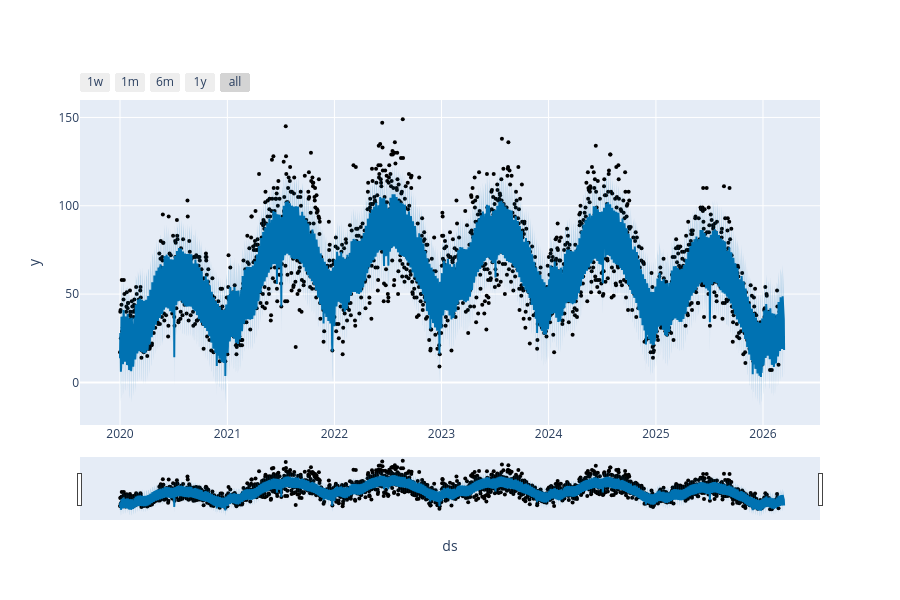
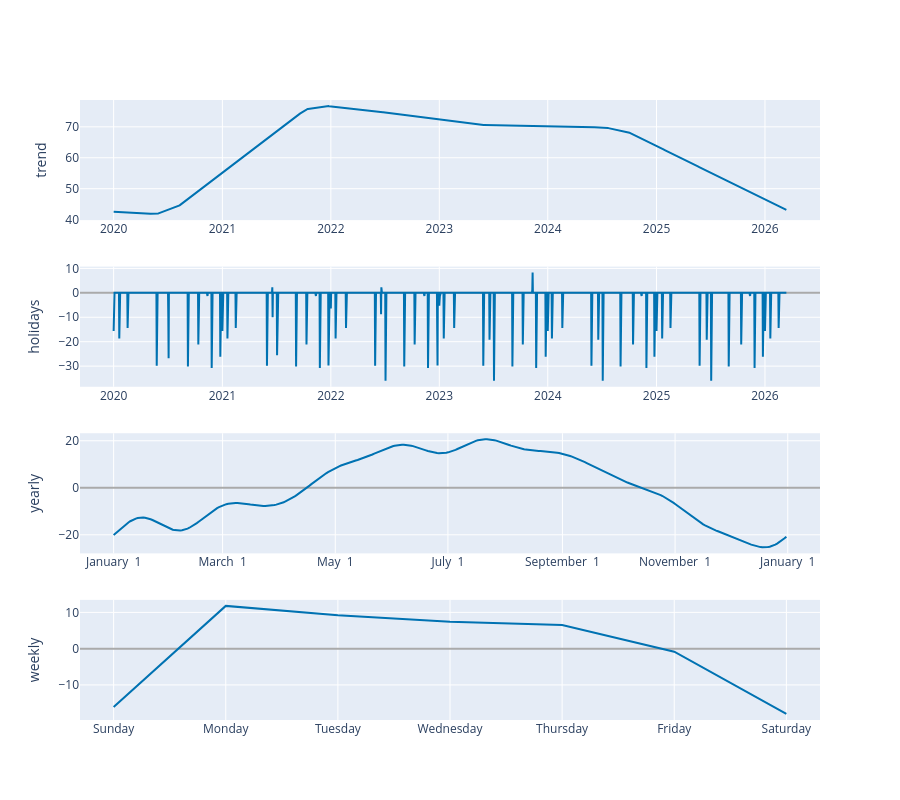

The code cell stored with these charts, in order, in its notebook:
### Markdown cell above
## Plots and Evaluation of the Model

### Code cell
fig1 = plot_plotly(m, forecast)
fig1.show()

fig2 = plot_components_plotly(m, forecast)
fig2.show()

### Figure 1 — Plotly figure (JSON) as saved in the notebook; plotly's stock layout.template omitted (floating-point values rounded to 4 significant figures; data arrays with more than 128 entries replaced by an {"elided": "..."} marker saying what was removed)
{"data": [{"marker": {"color": "black", "size": 4}, "mode": "markers", "name": "Actual", "type": "scatter", "x": {"elided": "2251 str values"}, "y": {"elided": "2251 int values"}}, {"hoverinfo": "skip", "line": {"width": 0}, "mode": "lines", "type": "scatter", "x": {"elided": "2265 str values"}, "y": {"elided": "2265 float values"}}, {"fill": "tonexty", "fillcolor": "rgba(0, 114, 178, 0.2)", "line": {"color": "#0072B2", "width": 2}, "mode": "lines", "name": "Predicted", "type": "scatter", "x": {"elided": "2265 str values"}, "y": {"elided": "2265 float values"}}, {"fill": "tonexty", "fillcolor": "rgba(0, 114, 178, 0.2)", "hoverinfo": "skip", "line": {"width": 0}, "mode": "lines", "type": "scatter", "x": {"elided": "2265 str values"}, "y": {"elided": "2265 float values"}}], "layout": {"height": 600, "showlegend": false, "width": 900, "xaxis": {"rangeselector": {"buttons": [{"count": 7, "label": "1w", "step": "day", "stepmode": "backward"}, {"count": 1, "label": "1m", "step": "month", "stepmode": "backward"}, {"count": 6, "label": "6m", "step": "month", "stepmode": "backward"}, {"count": 1, "label": "1y", "step": "year", "stepmode": "backward"}, {"step": "all"}]}, "rangeslider": {"visible": true}, "title": {"text": "ds"}, "type": "date"}, "yaxis": {"title": {"text": "y"}}}}

### Figure 2 — Plotly figure (JSON) as saved in the notebook; plotly's stock layout.template omitted (floating-point values rounded to 4 significant figures; data arrays with more than 128 entries replaced by an {"elided": "..."} marker saying what was removed)
{"data": [{"line": {"color": "#0072B2", "width": 2}, "mode": "lines", "name": "trend", "type": "scatter", "x": {"elided": "2265 str values"}, "xaxis": "x", "y": {"elided": "2265 float values"}, "yaxis": "y"}, {"line": {"color": "#0072B2", "width": 2}, "mode": "lines", "name": "holidays", "text": {"elided": "2265 str values"}, "type": "scatter", "x": {"elided": "2265 str values"}, "xaxis": "x2", "y": {"elided": "2265 float values"}, "yaxis": "y2"}, {"line": {"color": "#0072B2", "width": 2}, "mode": "lines", "name": "yearly", "type": "scatter", "x": {"elided": "365 str values"}, "xaxis": "x3", "y": {"elided": "365 float values"}, "yaxis": "y3"}, {"line": {"color": "#0072B2", "width": 2}, "mode": "lines", "name": "weekly", "type": "scatter", "x": ["2017-01-01T00:00:00", "2017-01-02T00:00:00", "2017-01-03T00:00:00", "2017-01-04T00:00:00", "2017-01-05T00:00:00", "2017-01-06T00:00:00", "2017-01-07T00:00:00"], "xaxis": "x4", "y": [-16.1, 11.8, 9.221, 7.394, 6.545, -0.8395, -18.02], "yaxis": "y4"}], "layout": {"height": 800, "showlegend": false, "width": 900, "xaxis": {"anchor": "y", "domain": [0, 1], "range": ["2019-09-09T19:12:00", "2026-07-05T04:48:00"], "type": "date"}, "xaxis2": {"anchor": "y2", "domain": [0, 1], "range": ["2019-09-09T19:12:00", "2026-07-05T04:48:00"], "type": "date"}, "xaxis3": {"anchor": "y3", "domain": [0, 1], "range": ["2016-12-13T18:54:02.958904", "2018-01-18T11:04:57.863013"], "tickformat": "%B %e", "type": "date"}, "xaxis4": {"anchor": "y4", "domain": [0, 1], "range": ["2016-12-31T16:48:00", "2017-01-07T07:12:00"], "tickformat": "%A", "type": "date"}, "yaxis": {"anchor": "x", "domain": [0.8063, 1], "rangemode": "normal", "title": {"text": "trend"}, "zerolinecolor": "#AAA"}, "yaxis2": {"anchor": "x2", "domain": [0.5375, 0.7312], "rangemode": "tozero", "title": {"text": "holidays"}, "zerolinecolor": "#AAA"}, "yaxis3": {"anchor": "x3", "domain": [0.2687, 0.4625], "title": {"text": "yearly"}, "zerolinecolor": "#AAA"}, "yaxis4": {"anchor": "x4", "domain": [0, 0.1938], "title": {"text": "weekly"}, "zerolinecolor": "#AAA"}}}
